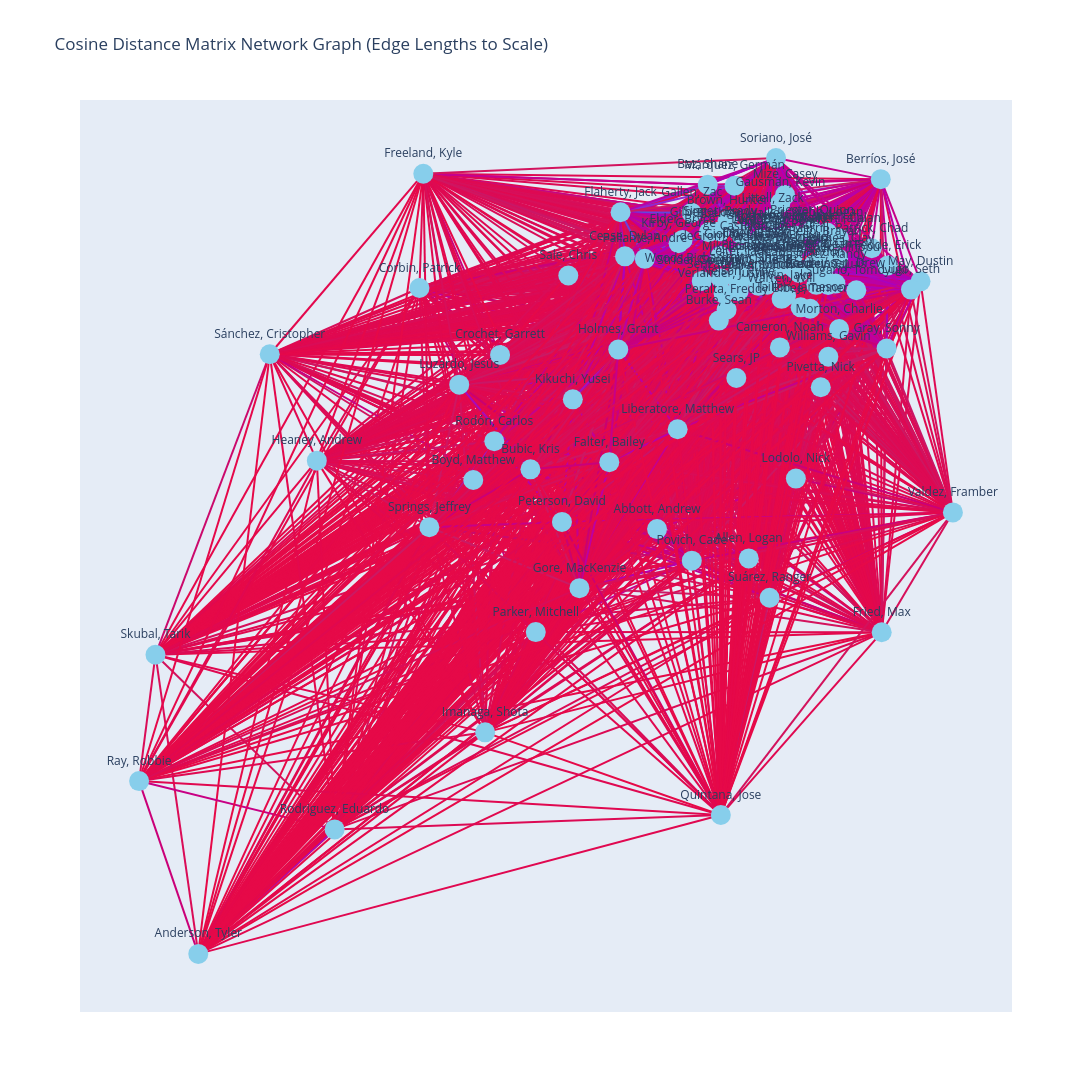
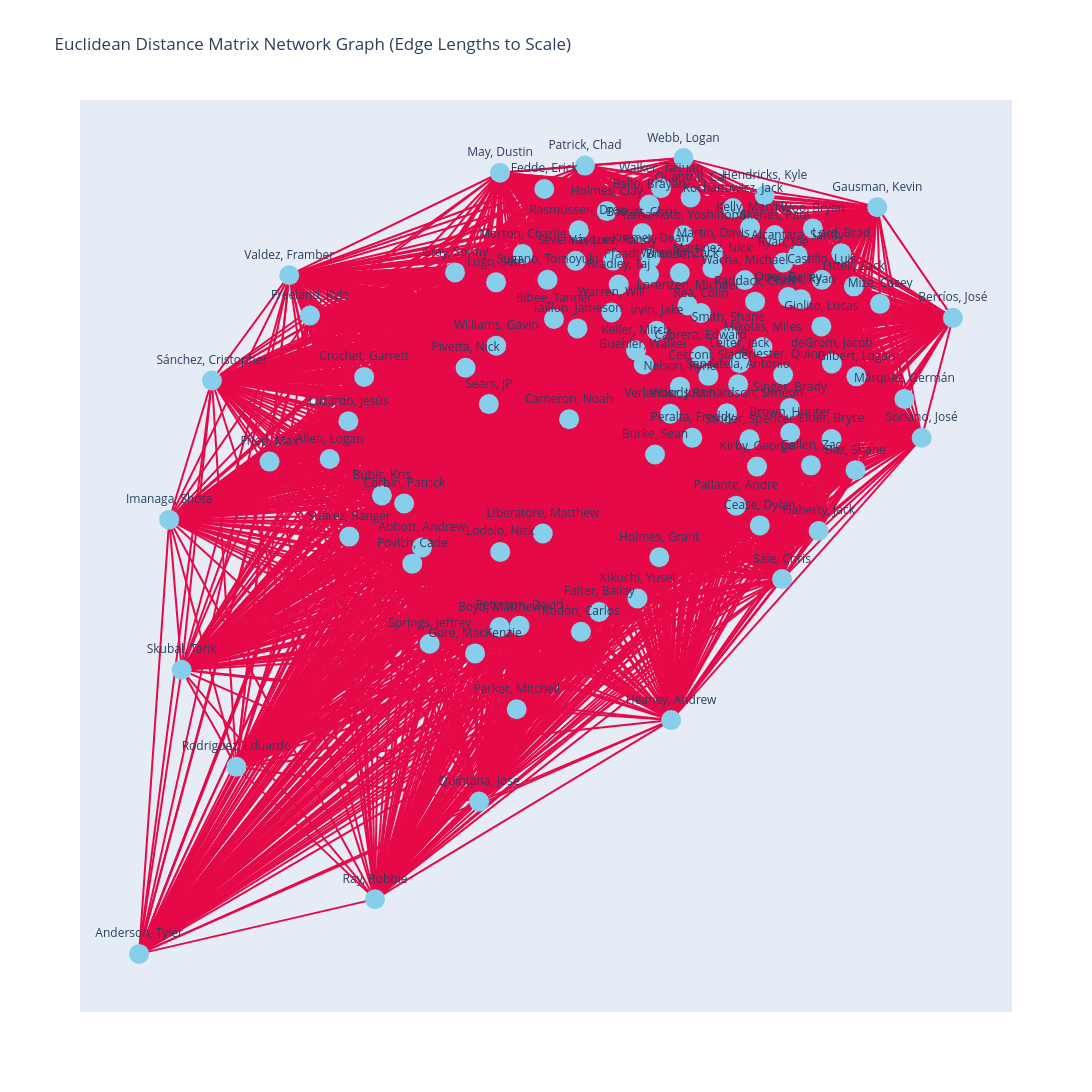

Write notebook code for charts like these, in order.
### Markdown cell above
The following cell generates the graphs. I'm not sure whether or not we should be normalizing these vectors (it doesn't make a difference for cosine distance I guess). You can configure it by commenting out the line in the above cell where we divide each vector by its norm.

### Code cell
import plotly.graph_objects as go
from sklearn.manifold import MDS

def quantile_of(value, data):
    lessthan = np.count_nonzero(data < value)
    ret = int((lessthan/len(data))*100)
    if ret > 99:
        ret -=1
    return ret

distances_used = ["Cosine Distance", "Euclidean Distance"]
distances_cos.sort()
distances_euc.sort()
#print(distances_cos, distances_euc)
nvals = []
nvals.append((distances_cos-distances_cos[0])/(distances_cos[len(distances_cos)-1]-distances_cos[0]))
nvals.append((distances_euc-distances_euc[0])/(distances_euc[len(distances_euc)-1]-distances_euc[0]))

# Preparing colors for edge mapping
ecolors=[]
with open('colors.txt', 'r') as file:
    for line in file:
        ecolors.append(line.strip())


for n in range(len(distances_used)):
    # Compute node positions using MDS so that Euclidean distances match the matrix
    mds = MDS(n_components=2, dissimilarity='precomputed', random_state=42)
    positions = mds.fit_transform(adjmat[n])

    # Build edge list from upper triangle of the matrix
    edges = []
    for i in range(len(players)):
        for j in range(i+1, len(players)):
            edges.append((i, j, adjmat[n][i][j]))

    scale_factor = 5.0
    positions = positions * scale_factor

    # Plot nodes
    node_trace = go.Scatter(
        x=positions[:, 0],
        y=positions[:, 1],
        mode='markers+text',
        text=players,
        textposition='top center',
        marker=dict(size=20, color='skyblue'),
        hoverinfo='text'
    )

    # Plot edges
    edge_traces = []
    for i, j, dist in edges:
        ind = quantile_of(dist, nvals[n])
        edge_traces.append(
            go.Scatter(
                x=[positions[i, 0], positions[j, 0]],
                y=[positions[i, 1], positions[j, 1]],
                mode='lines',
                line=dict(width=2, color=ecolors[ind]),
                hoverinfo='text',
                text=[f'Distance: {dist:.2f}']
            )
        )

    fig = go.Figure(edge_traces + [node_trace])
    fig.update_layout(
        title=f'{distances_used[n]} Matrix Network Graph (Edge Lengths to Scale)',
        showlegend=False,
        width=1800,
        height=1400,
        xaxis=dict(showgrid=False, zeroline=False, showticklabels=False),
        yaxis=dict(showgrid=False, zeroline=False, showticklabels=False)
    )
    print("Warning: This graph is pretty large. You should zoom out in your env so you can see the whole thing.")
    fig.show()
